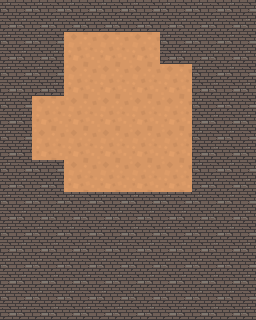

Below is a game level as drawn by its tile map, then a one-line description and the .tmx file that defines it, in full:
An orthogonal 8x10 tile map with 32x32 px tiles, 1 tile layer (Прошарок плиток 1).

<map version="1.10" tiledversion="1.10.2" orientation="orthogonal" renderorder="left-up" width="8" height="10" tilewidth="32" tileheight="32" infinite="0" nextlayerid="2" nextobjectid="1">
 <tileset firstgid="1" source="Підлога.tsx" />
 <layer id="1" name="Прошарок плиток 1" width="8" height="10">
  <data encoding="csv">
2,2,2,2,2,2,2,2,
2,2,1,1,1,2,2,2,
2,2,1,1,1,1,2,2,
2,1,1,1,1,1,2,2,
2,1,1,1,1,1,2,2,
2,2,1,1,1,1,2,2,
2,2,2,2,2,2,2,2,
2,2,2,2,2,2,2,2,
2,2,2,2,2,2,2,2,
2,2,2,2,2,2,2,2
</data>
 </layer>
</map>
